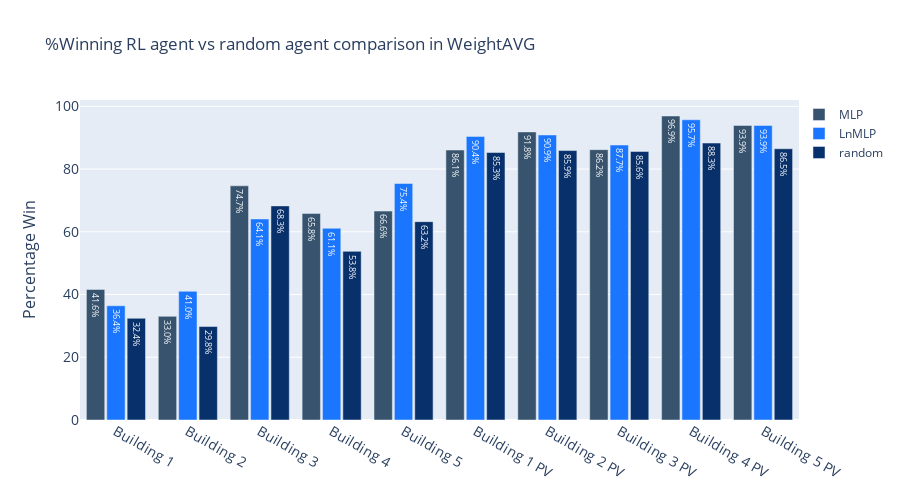

Here is the notebook cell this chart was saved with:
### Code cell
fig = go.Figure()
fig.add_trace(go.Bar(x=player,
                y=[x*100 for x in MLP_wins_means],
                text=[x*100 for x in MLP_wins_means],
                name='MLP',
                marker_color='rgb(55, 83, 109)'
                ))
fig.add_trace(go.Bar(x=player,
                y=[x*100 for x in lnMLP_wins_means],
                text=[x*100 for x in lnMLP_wins_means],
                name='LnMLP',
                marker_color='rgb(26, 118, 255)'
                ))

fig.add_trace(go.Bar(x=player,
                y=[x*100 for x in random_wins_means],
                text=[x*100 for x in random_wins_means],
                name='random',
                marker_color='rgb(8,48,107)'
                ))

fig.update_layout(
    height=500,
    title='%Winning RL agent vs random agent comparison in WeightAVG',
    xaxis_tickfont_size=14,
    yaxis=dict(
        title='Percentage Win',
        titlefont_size=16,
        tickfont_size=14,
    ),
    legend=dict(
        x=1.0,
        y=1.0,
        bgcolor='rgba(255, 255, 255, 0)',
        bordercolor='rgba(255, 255, 255, 0)'
    ),
    barmode='group',
    bargap=0.15, # gap between bars of adjacent location coordinates.
    bargroupgap=0.1 # gap between bars of the same location coordinate.
)

fig.update_traces(texttemplate='%{text:.3s}%', textposition='inside')
fig.show()

### Figure 1 — Plotly figure (JSON) as saved in the notebook; plotly's stock layout.template omitted (floating-point values rounded to 4 significant figures)
{"data": [{"marker": {"color": "rgb(55, 83, 109)"}, "name": "MLP", "text": ["41.60958904109589", "33.04794520547945", "74.65753424657534", "65.81050228310502", "66.6095890410959", "86.0730593607306", "91.837899543379", "86.18721461187214", "96.91780821917808", "93.89269406392694"], "textposition": "inside", "texttemplate": "%{text:.3s}%", "type": "bar", "x": ["Building 1", "Building 2", "Building 3", "Building 4", "Building 5", "Building 1 PV", "Building 2 PV", "Building 3 PV", "Building 4 PV", "Building 5 PV"], "y": [41.61, 33.05, 74.66, 65.81, 66.61, 86.07, 91.84, 86.19, 96.92, 93.89]}, {"marker": {"color": "rgb(26, 118, 255)"}, "name": "LnMLP", "text": ["36.41552511415525", "41.03881278538813", "64.09817351598174", "61.130136986301366", "75.39954337899543", "90.41095890410958", "90.8675799086758", "87.67123287671232", "95.71917808219177", "93.89269406392694"], "textposition": "inside", "texttemplate": "%{text:.3s}%", "type": "bar", "x": ["Building 1", "Building 2", "Building 3", "Building 4", "Building 5", "Building 1 PV", "Building 2 PV", "Building 3 PV", "Building 4 PV", "Building 5 PV"], "y": [36.42, 41.04, 64.1, 61.13, 75.4, 90.41, 90.87, 87.67, 95.72, 93.89]}, {"marker": {"color": "rgb(8,48,107)"}, "name": "random", "text": ["32.42009132420091", "29.794520547945208", "68.2648401826484", "53.76712328767124", "63.242009132420094", "85.27397260273972", "85.90182648401826", "85.61643835616438", "88.29908675799086", "86.47260273972603"], "textposition": "inside", "texttemplate": "%{text:.3s}%", "type": "bar", "x": ["Building 1", "Building 2", "Building 3", "Building 4", "Building 5", "Building 1 PV", "Building 2 PV", "Building 3 PV", "Building 4 PV", "Building 5 PV"], "y": [32.42, 29.79, 68.26, 53.77, 63.24, 85.27, 85.9, 85.62, 88.3, 86.47]}], "layout": {"bargap": 0.15, "bargroupgap": 0.1, "barmode": "group", "height": 500, "legend": {"bgcolor": "rgba(255, 255, 255, 0)", "bordercolor": "rgba(255, 255, 255, 0)", "x": 1, "y": 1}, "title": {"text": "%Winning RL agent vs random agent comparison in WeightAVG"}, "xaxis": {"tickfont": {"size": 14}}, "yaxis": {"tickfont": {"size": 14}, "title": {"font": {"size": 16}, "text": "Percentage Win"}}}}
